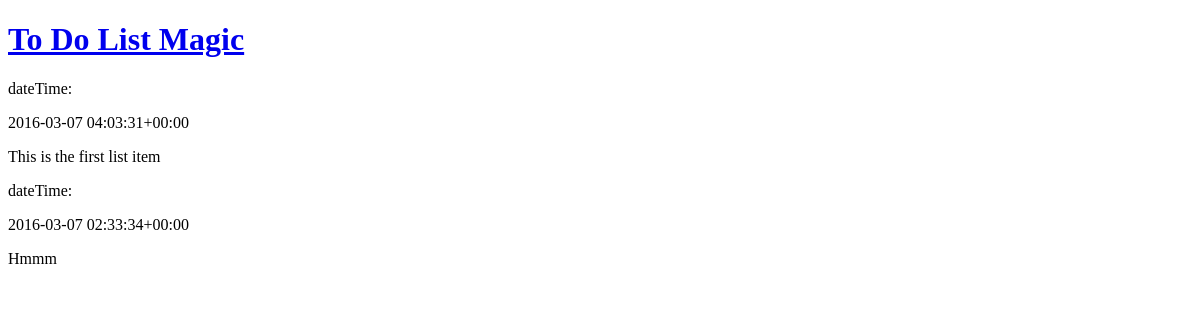
Before: / with the older database file.
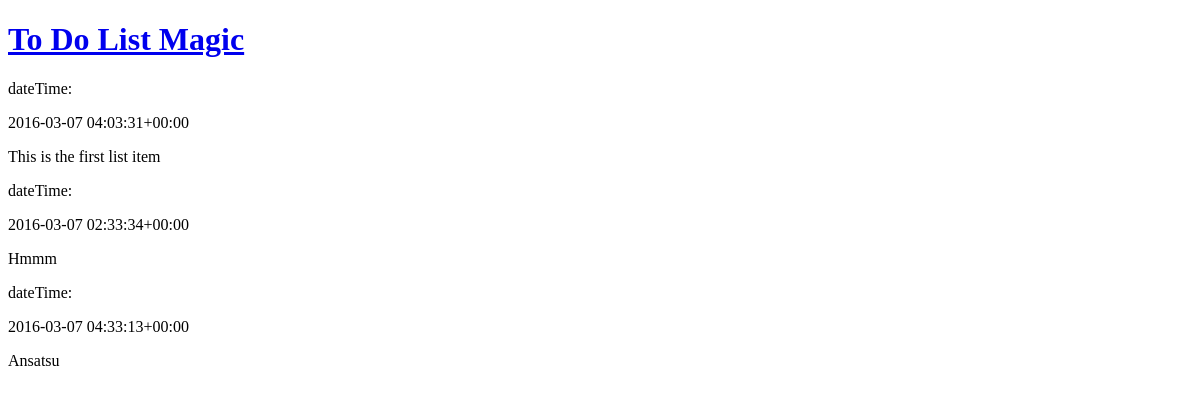
After: the same page with the newer database file.
### toDo/models.py (models this page shows, shortened)
class toDoItem(models.Model):
    textField = models.CharField(max_length=200)
    dateTimeField = models.DateTimeField(default=timezone.now())

### toDo/views.py (the view)
# urls.py: url(r'^$', views.post_list, name='post_list'),
def post_list(request):
    list = toDoItem.objects.all()
    return render(request,'toDo/post_list.html',{'list':list})

### toDo/templates/toDo/post_list.html
<!DOCTYPE html>
<html lang="en">
<div>
    <h1><a href="/">To Do List Magic</a></h1>
</div>
{% for list_item in list %}
    <div>
        <p>dateTime: {{ list_item.dateTimeField|linebreaks }}</p>
        <p>{{ list_item.textField|linebreaks }}</p>
    </div>
{% endfor %}

Changed rows visible on the page:
added toDoItem: dateTimeField "2016-03-07 04:33:13+00:00", textField "Ansatsu"
